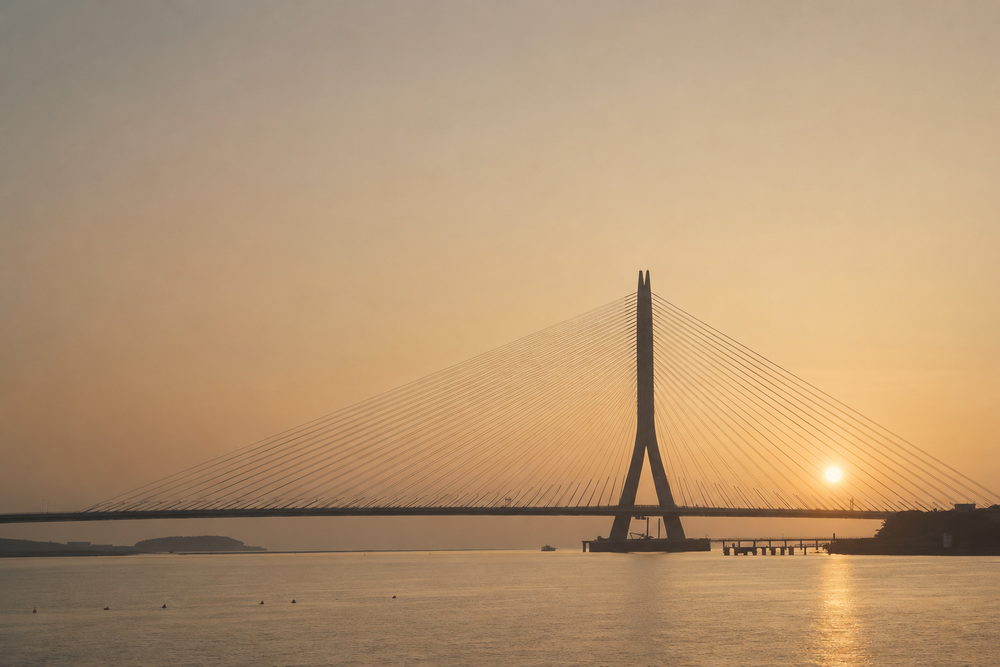
#> input picture Image/Hero2.png, 1000 x 667 px, shrunk from 1536 x 1024 before the run, found by its file name
$ python crop-hero-photo.py
#> lines starting #> are read from the running program, lines starting #| are printed output that depends on the picture; long printed decimals are rounded
from PIL import Image

SRC = r"C:\Users\bh062\OneDrive\文件\Claude\Projects\Bakery_Website\Image\Hero2.png"
OUT = r"C:\Users\bh062\OneDrive\文件\Claude\Projects\Bakery_Website\public\images\hero-tamsui-bridge.jpg"

im = Image.open(SRC)
#> im is the input picture: PIL image 1000x667 RGB; mean R, G, B 180.6, 149.7, 115.2
w, h = im.size
#> w = 1000; h = 667
print("source", w, h)
#| source 1000 667

# trim excess flat sky from the top only (bridge sits lower in this frame than Hero.jpg),
# keep full water at the bottom for grounding/reflection; same 2:1 cinematic ratio as before
top = 256
bottom = h
#> bottom = 667
cropped = im.crop((0, top, w, bottom))
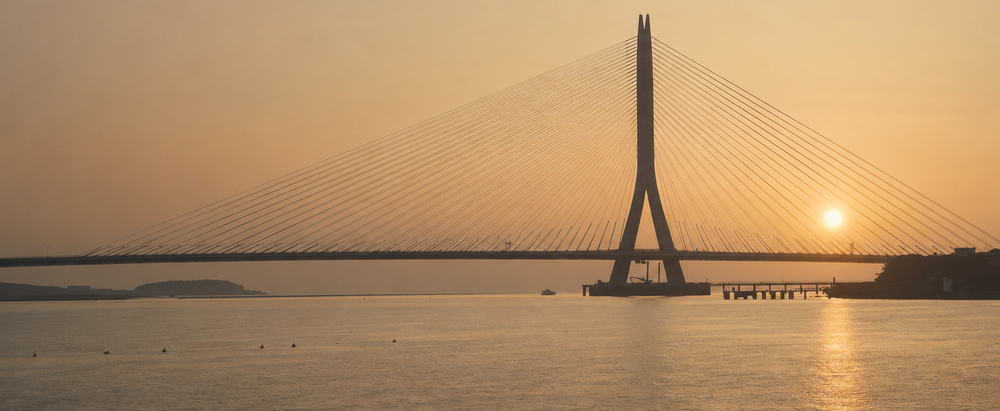
#> cropped: PIL image 1000x411 RGB; mean R, G, B 176.9, 140.7, 101.4
print("cropped", cropped.size, cropped.size[0] / cropped.size[1])
#| cropped (1000, 411) 2.433

cropped.convert("RGB").save(OUT, quality=90)
print("saved", OUT)
